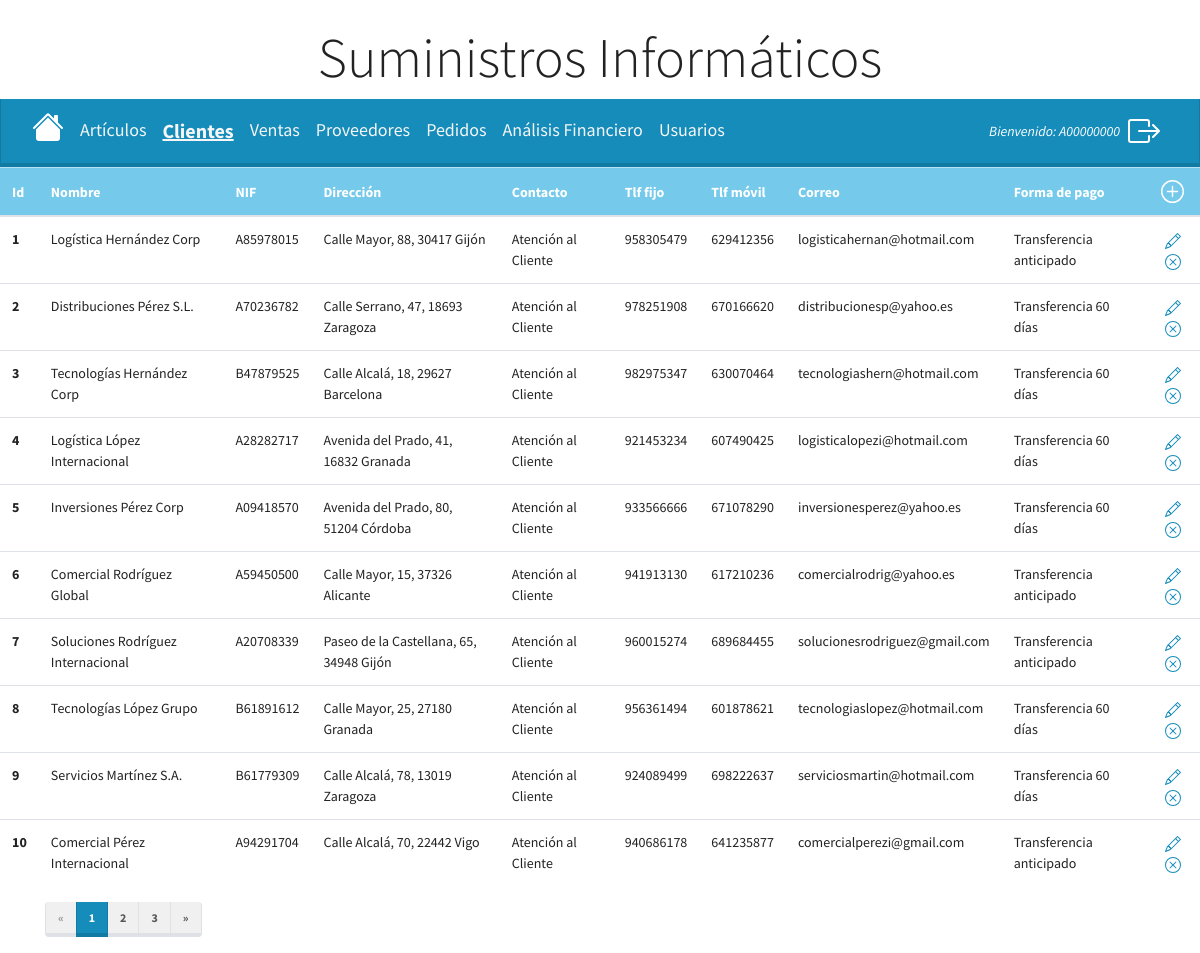
Screenshot of /protected_admin/clientes (signed in) with the database file from the repository.
### models.py (models this page shows, shortened)
class User(db.Base, UserMixin):
    __tablename__ = 'usuario'
    __table_args__ = {'sqlite_autoincrement': True}
    id = Column(Integer, primary_key=True)  # establecemos el id como Primary Key
    username = Column(String(10), unique=True, nullable=False)
    password = Column(String(128), nullable=False)
    type_user = Column(Boolean, default=False) #False = cliente / True = administrador

class Cliente(db.Base):
    __tablename__ = 'cliente'
    __table_args__ = {'sqlite_autoincrement': True}
    id_cliente = Column(Integer, primary_key=True) #establecemos el id como Primary Key
    nombre = Column(String(128))
    nif = Column(String(16), unique=True) # sólo puede haber un cliente con el mismo NIF
    direccion = Column(String(128))
    contacto = Column(String(64))
    tlf_fijo = Column(String(32))
    tlf_movil = Column(String(32))
    correo = Column(String(64))
    forma_pago = Column(String(64))
    rel_venta = relationship('Venta', backref='rel_cliente')

### main.py (the view)
@app.route('/protected_admin/clientes', methods=['GET'], defaults={'page':1, 'per_page':15})
@app.route('/protected_admin/clientes?page=<int:page>?per_page=<int:per_page>')
@login_required
@admin_required # Vista protegida que solo se puede acceder con autenticación de administrador
def cliente(page, per_page):
    lista_clientes = db.session.query(Cliente).all() # extraemos todos los clientes de la base de datos
    total = len(lista_clientes)
    page, per_page, offset = get_page_args() # método para extraer los parámetros de paginación de una URL
    pagination_items = lista_clientes[offset:offset+per_page]
    pagination = Pagination(page=page, total=total, per_page=per_page)
    return render_template('clientes.html', lista_clientes=pagination_items,
                           pagination=pagination)

### functions.py (called while the page is built)
def admin_required(f): # recibe como parámetro una función 'f' que será la función a proteger
    @wraps(f)
    def decorated_function(*args, **kwargs): # verificamos si el usuario está autentificado
        if not current_user.is_authenticated or not current_user.type_user:
            flash('Acceso denegado. Solo los administradores pueden acceder a la ruta introducida.',
                  'danger')
            return redirect(url_for('protected'))
        return f(*args, **kwargs) # si el usuario está logueado y es administrador ejecuta la función 'f'
    return decorated_function

### main.py (called while the page is built)
@login_manager.user_loader
def load_user(user_id):
    return db.session.get(User, user_id)

### templates/clientes.html (shortened to what this page needs)
<!DOCTYPE html>
<html lang="en">
<head>
    <link rel="stylesheet" href="{{ url_for('static', filename='main.css')}}">
    <link rel="stylesheet" href="https://cdn.jsdelivr.net/npm/bootswatch@4.5.2/dist/lumen/bootstrap.min.css"
>
</head>
<body>
    <h1 class="display-4 text-center mt-4">Suministros Informáticos</h1>
    <nav class="navbar navbar-expand-lg bg-primary" data-bs-theme="dark">
        <div class="container-fluid">
            <a href="/protected_admin" title="Inicio">
            </a>
            <div class="collapse navbar-collapse" id="navbarColor01">
                <ul class="navbar-nav me-auto">
                    <li class="nav-item">
                        <a style="font-size: 18px;" class="nav-link text-light"
                           href="/protected_admin/articulos?page=1">Artículos</a>
                    </li>
                    <li class="nav-item">
                        <a style="font-size: 20px;" class="nav-link text-light text-bold-underline"
                           href="/protected_admin/clientes?page=1">Clientes</a>
                    </li>
                    <li class="nav-item">
                        <a style="font-size: 18px;" class="nav-link text-light"
                           href="/protected_admin/ventas?page=1">Ventas</a>
                    </li>
                    <li class="nav-item">
                        <a style="font-size: 18px;" class="nav-link text-light"
                           href="/protected_admin/proveedores?page=1">Proveedores</a>
                    </li>
                    <li class="nav-item">
                        <a style="font-size: 18px;" class="nav-link text-light"
                           href="/protected_admin/pedidos?page=1">Pedidos</a>
                    </li>
                    <li class="nav-item">
                        <a style="font-size: 18px;" class="nav-link text-light"
                           href="/protected_admin/nuevo_analisis">Análisis Financiero</a>
                    </li>
                    <li class="nav-item">
                        <a style="font-size: 18px;" class="nav-link text-light"
                           href="/protected_admin/usuarios">Usuarios</a>
                    </li>
                </ul>
            </div>
            <div class="navbar-nav ms-auto d-flex align-items-center">
                <div class="navbar-text">
                    <em class="text-white">Bienvenido: {{ current_user.username }}</em>
                </div>
                <a href="/logout" class="nav-link ms-3" title="Cerrar sesión">
                </a>
            </div>
        </div>
    </nav>
    {% block content %}
    <table class="table table-hover">
      <thead>
        <tr class="table-info">
          <th scope="col">Id</th>
          <th scope="col">Nombre</th>
          <th scope="col">NIF</th>
          <th scope="col">Dirección</th>
          <th scope="col">Contacto</th>
          <th scope="col">Tlf fijo</th>
          <th scope="col">Tlf móvil</th>
          <th scope="col">Correo</th>
          <th scope="col">Forma de pago</th>
          <th scope="col" class="text-center">
              <a href="/protected_admin/clientes/crear_cliente" title="Añadir nuevo cliente">
                  <svg xmlns="http://www.w3.org/2000/svg" width="23" height="23" fill="white" class="bi bi-plus-circle"
                       viewBox="0 0 16 16">
                    <path d="M8 15A7 7 0 1 1 8 1a7 7 0 0 1 0 14m0 1A8 8 0 1 0 8 0a8 8 0 0 0 0 16"/>
                    <path d="M8 4a.5.5 0 0 1 .5.5v3h3a.5.5 0 0 1 0 1h-3v3a.5.5 0 0 1-1 0v-3h-3a.5.5 0 0 1 0-1h3v-3A.5.5
                        0 0 1 8 4"/>
                  </svg>
              </a>
          </th>
        </tr>
      </thead>
      <tbody>
        {% for cliente in lista_clientes %}
        <tr>
          <th scope="row">{{ cliente.id_cliente }}</th>
          <td>{{ cliente.nombre }}</td>
          <td>{{ cliente.nif }}</td>
          <td>{{ cliente.direccion }}</td>
          <td>{{ cliente.contacto }}</td>
          <td>{{ cliente.tlf_fijo }}</td>
          <td>{{ cliente.tlf_movil }}</td>
          <td>{{ cliente.correo }}</td>
          <td>{{ cliente.forma_pago }}</td>
          <td class="text-center">
              <a href="/protected_admin/clientes/editar_cliente/{{cliente.id_cliente}}"  title="Editar cliente">
              </a>
              <a href="/protected_admin/cliente/confirmar_eliminar/{{cliente.id_cliente}}" title="Eliminar cliente">
              </a>
          </td>
        </tr>
        {% endfor %}
      </tbody>
    </table>
    <div class="container">
        <div class="mt-3">
            {{ pagination.links }}
        </div>
    </div>
    {% endblock %}
</body>
</html>

### static/main.css (style rules this page uses)
.text-bold-underline { font-weight: bold; text-decoration: underline; }
.text-light { color: #FFFFFF; }
.text-center { text-align: center; }

### rows the page displays
User: username "A00000000"
Cliente: id_cliente "1", nombre "Logística Hernández Corp", nif "A85978015", direccion "Calle Mayor, 88, 30417 Gijón", contacto "Atención al Cliente", tlf_fijo "958305479", tlf_movil "629412356", correo "logisticahernan@hotmail.com", forma_pago "Transferencia anticipado"
Cliente: id_cliente "2", nombre "Distribuciones Pérez S.L.", nif "A70236782", direccion "Calle Serrano, 47, 18693 Zaragoza", contacto "Atención al Cliente", tlf_fijo "978251908", tlf_movil "670166620", correo "distribucionesp@yahoo.es", forma_pago "Transferencia 60 días"
Cliente: id_cliente "3", nombre "Tecnologías Hernández Corp", nif "B47879525", direccion "Calle Alcalá, 18, 29627 Barcelona", contacto "Atención al Cliente", tlf_fijo "982975347", tlf_movil "630070464", correo "tecnologiashern@hotmail.com", forma_pago "Transferencia 60 días"
Cliente: id_cliente "4", nombre "Logística López Internacional", nif "A28282717", direccion "Avenida del Prado, 41, 16832 Granada", contacto "Atención al Cliente", tlf_fijo "921453234", tlf_movil "607490425", correo "logisticalopezi@hotmail.com", forma_pago "Transferencia 60 días"
Cliente: id_cliente "5", nombre "Inversiones Pérez Corp", nif "A09418570", direccion "Avenida del Prado, 80, 51204 Córdoba", contacto "Atención al Cliente", tlf_fijo "933566666", tlf_movil "671078290", correo "inversionesperez@yahoo.es", forma_pago "Transferencia 60 días"
Cliente: id_cliente "6", nombre "Comercial Rodríguez Global", nif "A59450500", direccion "Calle Mayor, 15, 37326 Alicante", contacto "Atención al Cliente", tlf_fijo "941913130", tlf_movil "617210236", correo "comercialrodrig@yahoo.es", forma_pago "Transferencia anticipado"
Cliente: id_cliente "7", nombre "Soluciones Rodríguez Internacional", nif "A20708339", direccion "Paseo de la Castellana, 65, 34948 Gijón", contacto "Atención al Cliente", tlf_fijo "960015274", tlf_movil "689684455", correo "solucionesrodriguez@gmail.com", forma_pago "Transferencia anticipado"
Cliente: id_cliente "8", nombre "Tecnologías López Grupo", nif "B61891612", direccion "Calle Mayor, 25, 27180 Granada", contacto "Atención al Cliente", tlf_fijo "956361494", tlf_movil "601878621", correo "tecnologiaslopez@hotmail.com", forma_pago "Transferencia 60 días"
Cliente: id_cliente "9", nombre "Servicios Martínez S.A.", nif "B61779309", direccion "Calle Alcalá, 78, 13019 Zaragoza", contacto "Atención al Cliente", tlf_fijo "924089499", tlf_movil "698222637", correo "serviciosmartin@hotmail.com", forma_pago "Transferencia 60 días"
Cliente: id_cliente "10", nombre "Comercial Pérez Internacional", nif "A94291704", direccion "Calle Alcalá, 70, 22442 Vigo", contacto "Atención al Cliente", tlf_fijo "940686178", tlf_movil "641235877", correo "comercialperezi@gmail.com", forma_pago "Transferencia anticipado"

### other values shown
{{ pagination.links }} "« 1 2 3 »"
